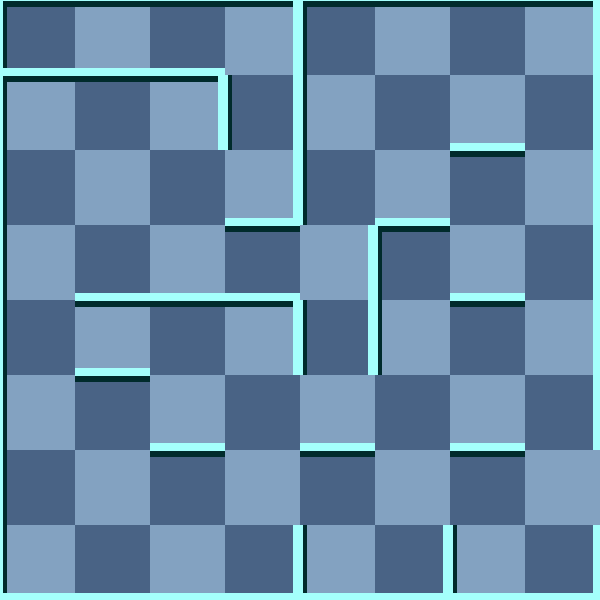

A 2D game scene composited from a Tiled map and its tileset images. What follows is a short description and the map's XML, with each tile layer's data collapsed to a summary:
An orthogonal 8x8 tile map with 75x75 px tiles, 2 tile layers (background, 块层 1) and 4 objects (2x WhiteMummy, Exit, Player).

<map version="1.0" orientation="orthogonal" width="8" height="8" tilewidth="75" tileheight="75">
 <tileset firstgid="1" name="wall" tilewidth="75" tileheight="75">
  <image source="gfx/wall.png" width="300" height="375" />
  <tile id="0">
   <properties>
    <property name="ValOfWall" value="0" />
   </properties>
  </tile>
  <tile id="1">
   <properties>
    <property name="ValOfWall" value="1" />
   </properties>
  </tile>
  <tile id="2">
   <properties>
    <property name="ValOfWall" value="2" />
   </properties>
  </tile>
  <tile id="3">
   <properties>
    <property name="ValOfWall" value="3" />
   </properties>
  </tile>
  <tile id="4">
   <properties>
    <property name="ValOfWall" value="4" />
   </properties>
  </tile>
  <tile id="5">
   <properties>
    <property name="ValOfWall" value="5" />
   </properties>
  </tile>
  <tile id="6">
   <properties>
    <property name="ValOfWall" value="6" />
   </properties>
  </tile>
  <tile id="7">
   <properties>
    <property name="ValOfWall" value="7" />
   </properties>
  </tile>
  <tile id="8">
   <properties>
    <property name="ValOfWall" value="8" />
   </properties>
  </tile>
  <tile id="9">
   <properties>
    <property name="ValOfWall" value="9" />
   </properties>
  </tile>
  <tile id="10">
   <properties>
    <property name="ValOfWall" value="10" />
   </properties>
  </tile>
  <tile id="11">
   <properties>
    <property name="ValOfWall" value="11" />
   </properties>
  </tile>
  <tile id="12">
   <properties>
    <property name="ValOfWall" value="12" />
   </properties>
  </tile>
  <tile id="13">
   <properties>
    <property name="ValOfWall" value="13" />
   </properties>
  </tile>
  <tile id="14">
   <properties>
    <property name="ValOfWall" value="14" />
   </properties>
  </tile>
  <tile id="15">
   <properties>
    <property name="ValOfWall" value="15" />
   </properties>
  </tile>
  <tile id="18">
   <properties>
    <property name="ValOfWall" value="-1" />
   </properties>
  </tile>
 </tileset>
 <layer name="background" width="8" height="8">
  <data>[64 cells, 64 non-empty, 2 distinct tile ids]</data>
 </layer>
 <layer name="块层 1" width="8" height="8">
  <data>[64 cells, 64 non-empty, 12 distinct tile ids]</data>
 </layer>
 <objectgroup name="对象层 1" width="8" height="8">
  <object name="Exit" x="600" y="450" />
  <object name="Player" x="300" y="225">
   <properties>
    <property name="value" value="1" />
   </properties>
  </object>
  <object name="WhiteMummy" x="525" y="225">
   <properties>
    <property name="value" value="25" />
   </properties>
  </object>
  <object name="WhiteMummy" x="150" y="375">
   <properties>
    <property name="value" value="21" />
   </properties>
  </object>
 </objectgroup>
</map>
